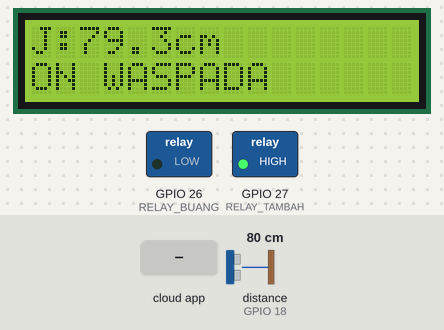
Recording of a sketch running on a simulated ESP32. Shown: 16×2 character LCD, switched loads named in the sketch (green lamp = pin HIGH). Wiring (inferred from the names in the program): ultrasonic range finder: trigger GPIO 5; echo GPIO 18. The inputs (shaded band) are chosen by the test bench; at power-on: distance to the obstacle (sensor on GPIO 18) 80 cm. The echo pulse lasts 58.3 µs per cm; WiFi joins after 1.5 s; servers stay silent unless stated; the local clock reads 2024-03-15 10:24:30 at power-on unless the sketch sets it; the Firebase database answers and starts empty; pins used as bus, display or sensor lines are not drawn; what the sketch prints to the serial monitor is not drawn.

Above: at 6.8 s.
6.9 s: the phone or cloud app sets tambah_air to ON
At 8.5 s:
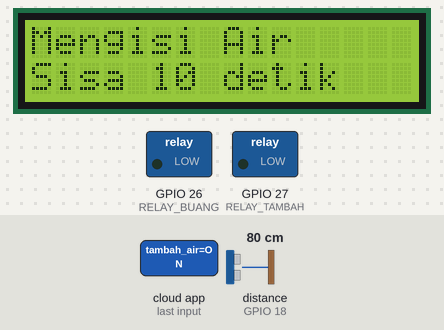
18.9 s: distance to the obstacle (sensor on GPIO 18) set to 39 cm
At 21.0 s:
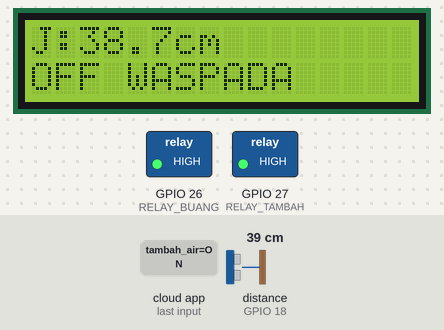
23.9 s: distance to the obstacle (sensor on GPIO 18) set to 33 cm
At 25.3 s:
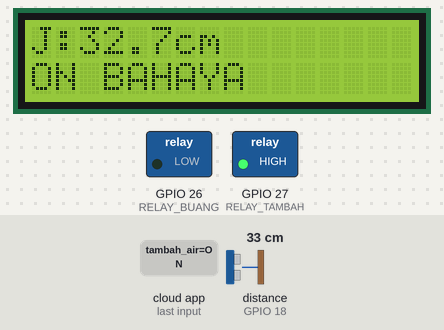
26.0 s: distance to the obstacle (sensor on GPIO 18) set to 120 cm
At 27.5 s:
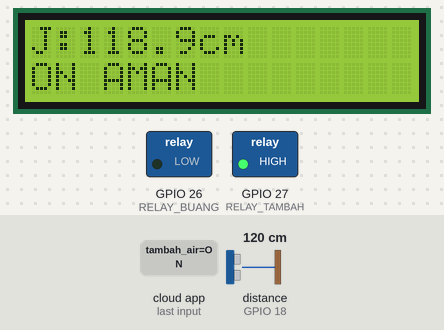
28.1 s: distance to the obstacle (sensor on GPIO 18) set to 105 cm
At 33.8 s:
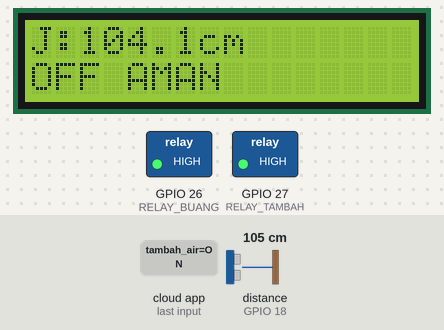
34.1 s: distance to the obstacle (sensor on GPIO 18) set to 98 cm
At 35.3 s:
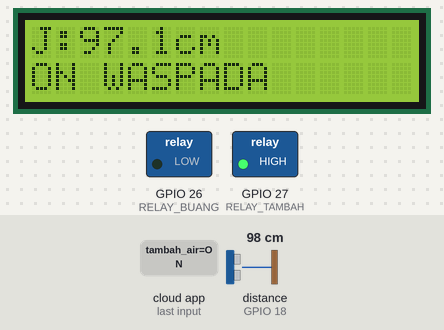
Timing chart, 0 to 37.1 s (numbered marks = the images above; inputs shaded):
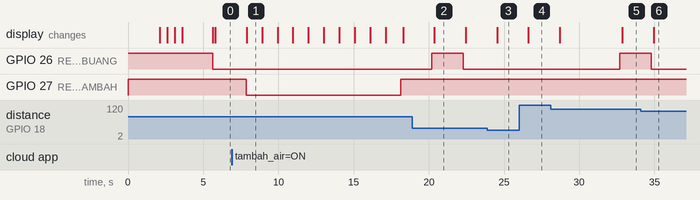

Measured:
- the behaviour switches between 36 and 35 cm on distance to the obstacle (sensor on GPIO 18) (found by bisection; images 2 and 3)
- the behaviour switches between 101 and 100 cm on distance to the obstacle (sensor on GPIO 18) (found by bisection; images 5 and 6)
- after the input at 6.9 s, GPIO 26 (RELAY_BUANG): stays LOW (without the input it goes to HIGH after 9.2 s); GPIO 27 (RELAY_TAMBAH): HIGH → LOW after 0.97 s, → HIGH 10.3 s later; the display: changes after 0.99 s (image 1)
- after the input at 18.9 s, the display: changes after 1.5 s (image 2)
- after the input at 23.9 s, the display: changes after 0.64 s (image 3)
- after the input at 26.0 s, the display: changes after 0.62 s (image 4)
- after the input at 28.1 s, the display: first changes after 0.61 s (image 5 shows a later state)
- after the input at 34.1 s, GPIO 26 (RELAY_BUANG): HIGH → LOW after 0.69 s; the display: changes after 0.86 s (image 6)

The sketch:

Smart-Flood-Monitoring-System.ino
```cpp
#include <WiFi.h>
#include <FirebaseESP32.h>
#include <Wire.h>
#include <LiquidCrystal_I2C.h>
#include <time.h>

// ================= WIFI =================
#define WIFI_SSID "R1tsu#01"
#define WIFI_PASSWORD "R1tsuTanaka"

// ================= FIREBASE =================
#define FIREBASE_HOST "smart-flood-6f84f-default-rtdb.asia-southeast1.firebasedatabase.app"
#define FIREBASE_AUTH "1TE98Q5nCDBERVuLnzqbUW1krBaEClImTB8dI8Fa"

// ================= PIN =================
#define TRIG_PIN 5
#define ECHO_PIN 18

// RELAY POMPA PEMBUANGAN
#define RELAY_BUANG 26

// RELAY POMPA TAMBAH AIR
#define RELAY_TAMBAH 27

// ================= LCD =================
LiquidCrystal_I2C lcd(0x27, 16, 2);

// ================= FIREBASE =================
FirebaseData fbdo;
FirebaseAuth auth;
FirebaseConfig config;

// ================= VARIABLE =================
long durasi;

float jarak;

String statusAir;

String statusPompa = "OFF";

String statusTambahAir = "OFF";

// ================= TIMER =================
bool pompaSedangNyala = false;

unsigned long waktuPompaNyala = 0;

const unsigned long durasiPompa = 10000;

// ================= NTP =================
const char* ntpServer = "pool.ntp.org";

const long gmtOffset_sec = 7 * 3600;

const int daylightOffset_sec = 0;

void setup() {

  Serial.begin(115200);

  // ================= PIN =================
  pinMode(TRIG_PIN, OUTPUT);

  pinMode(ECHO_PIN, INPUT);

  pinMode(RELAY_BUANG, OUTPUT);

  pinMode(RELAY_TAMBAH, OUTPUT);

  // Relay OFF
  digitalWrite(RELAY_BUANG, HIGH);

  digitalWrite(RELAY_TAMBAH, HIGH);

  // ================= LCD =================
  lcd.init();

  lcd.backlight();

  lcd.setCursor(0, 0);
  lcd.print("Smart Flood");

  lcd.setCursor(0, 1);
  lcd.print("Starting...");

  delay(2000);

  lcd.clear();

  // ================= WIFI =================
  WiFi.begin(WIFI_SSID, WIFI_PASSWORD);

  lcd.setCursor(0, 0);
  lcd.print("Connecting...");

  while (WiFi.status() != WL_CONNECTED) {

    delay(500);

    Serial.print(".");

    lcd.print(".");
  }

  Serial.println("\nWiFi Connected");

  lcd.clear();

  lcd.setCursor(0, 0);
  lcd.print("WiFi Connected");

  delay(2000);

  // ================= TIME =================
  configTime(
    gmtOffset_sec,
    daylightOffset_sec,
    ntpServer
  );

  // ================= FIREBASE =================
  config.host = FIREBASE_HOST;

  config.signer.tokens.legacy_token =
    FIREBASE_AUTH;

  Firebase.begin(&config, &auth);

  Firebase.reconnectWiFi(true);

  lcd.clear();
}

void loop() {

  // ================= ULTRASONIC =================
  digitalWrite(TRIG_PIN, LOW);

  delayMicroseconds(2);

  digitalWrite(TRIG_PIN, HIGH);

  delayMicroseconds(10);

  digitalWrite(TRIG_PIN, LOW);

  // ================= BACA ECHO =================
  durasi = pulseIn(ECHO_PIN, HIGH);

  // ================= HITUNG JARAK =================
  jarak = durasi * 0.034 / 2;

  Serial.print("Jarak: ");

  Serial.print(jarak);

  Serial.println(" cm");

  // ================= STATUS AIR =================
  if (jarak <= 35) {

    statusAir = "BAHAYA";

  }
  else if (jarak <= 100) {

    statusAir = "WASPADA";

  }
  else {

    statusAir = "AMAN";

  }

  // ================= POMPA PEMBUANGAN =================
  if (
    (statusAir == "BAHAYA" ||
     statusAir == "WASPADA")
     &&
     !pompaSedangNyala
  ) {

    digitalWrite(RELAY_BUANG, LOW);

    statusPompa = "ON";

    pompaSedangNyala = true;

    waktuPompaNyala = millis();

    Serial.println("Pompa Buang ON");
  }

  // ================= MATIKAN POMPA 10 DETIK =================
  if (
    pompaSedangNyala &&
    millis() - waktuPompaNyala >= durasiPompa
  ) {

    digitalWrite(RELAY_BUANG, HIGH);

    statusPompa = "OFF";

    pompaSedangNyala = false;

    Serial.println("Pompa Buang OFF");
  }

  // ================= TAMBAH AIR DARI WEB =================
  String tambahAir = "";

  if (
    Firebase.getString(
      fbdo,
      "/smartflood/tambah_air"
    )
  ) {

    tambahAir = fbdo.stringData();

    // ================= JIKA TOMBOL DITEKAN =================
    if (tambahAir == "ON") {

      Serial.println("Tambah Air Aktif");

      statusTambahAir = "ON";

      // RELAY TAMBAH AIR ON
      digitalWrite(RELAY_TAMBAH, LOW);

      // ================= LCD COUNTDOWN =================
      for (int sisa = 10; sisa >= 1; sisa--) {

        lcd.clear();

        lcd.setCursor(0, 0);
        lcd.print("Mengisi Air");

        lcd.setCursor(0, 1);
        lcd.print("Sisa ");
        lcd.print(sisa);
        lcd.print(" detik");

        Serial.print("Sisa Waktu: ");
        Serial.println(sisa);

        delay(1000);
      }

      // RELAY OFF
      digitalWrite(RELAY_TAMBAH, HIGH);

      statusTambahAir = "OFF";

      // RESET FIREBASE
      Firebase.setString(
        fbdo,
        "/smartflood/tambah_air",
        "OFF"
      );

      Serial.println("Tambah Air Selesai");
    }
  }

  // ================= AMBIL WAKTU =================
  struct tm timeinfo;

  String tanggal = "-";

  String waktu = "-";

  if (getLocalTime(&timeinfo)) {

    char tanggalBuffer[20];

    char waktuBuffer[20];

    strftime(
      tanggalBuffer,
      sizeof(tanggalBuffer),
      "%d-%m-%Y",
      &timeinfo
    );

    strftime(
      waktuBuffer,
      sizeof(waktuBuffer),
      "%H:%M:%S",
      &timeinfo
    );

    tanggal = String(tanggalBuffer);

    waktu = String(waktuBuffer);
  }

  // ================= LCD NORMAL =================
  lcd.clear();

  lcd.setCursor(0, 0);

  lcd.print("J:");
  lcd.print(jarak, 1);
  lcd.print("cm");

  lcd.setCursor(0, 1);

  lcd.print(statusPompa);

  lcd.print(" ");

  lcd.print(statusAir);

  // ================= FIREBASE =================
  Firebase.setFloat(
    fbdo,
    "/smartflood/jarak",
    jarak
  );

  Firebase.setString(
    fbdo,
    "/smartflood/status",
    statusAir
  );

  Firebase.setString(
    fbdo,
    "/smartflood/tanggal",
    tanggal
  );

  Firebase.setString(
    fbdo,
    "/smartflood/waktu",
    waktu
  );

  Firebase.setString(
    fbdo,
    "/smartflood/pompa",
    statusPompa
  );

  Firebase.setString(
    fbdo,
    "/smartflood/pompa_tambah",
    statusTambahAir
  );

  // ================= SERIAL =================
  Serial.println("====================");

  Serial.print("Status Air   : ");
  Serial.println(statusAir);

  Serial.print("Pompa Buang  : ");
  Serial.println(statusPompa);

  Serial.print("Tambah Air   : ");
  Serial.println(statusTambahAir);

  Serial.print("Tanggal      : ");
  Serial.println(tanggal);

  Serial.print("Waktu        : ");
  Serial.println(waktu);

  Serial.println("====================");

  delay(1000);
}
```
